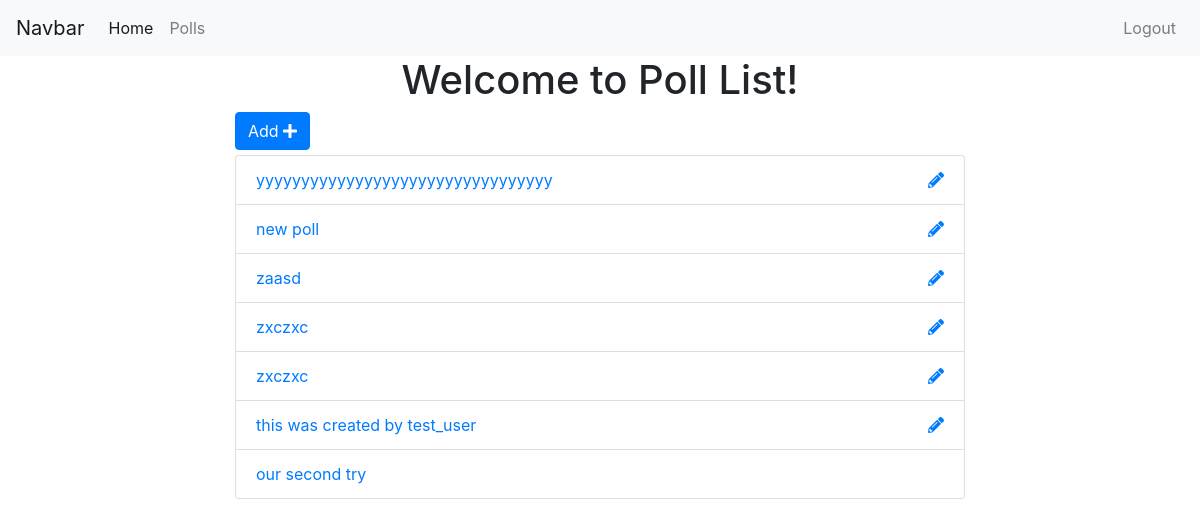
The app's page /polls/list/ (signed in) with its own data.
### polls/models.py (models this page shows, shortened)
class Poll(models.Model):
    owner = models.ForeignKey(User, on_delete=models.CASCADE, default=1)
    text = models.CharField(max_length=255)
    pub_date = models.DateField()
    def __str__(self):
        return self.text

### polls/views.py (the view)
# urls.py: path('list/', views.polls_list, name="list"),
@login_required
def polls_list(request):
    polls = Poll.objects.all()
    context = {'polls': polls}
    return render(request, 'polls/polls_list.html', context)

### polls/templates/polls/polls_list.html (shortened to what this page needs)
{% extends 'base.html' %}
{% block content %}
<div class="container">
  <h1 class='text-center'>Welcome to Poll List!</h1>
  <div class="row">
    <div class="col-sm-8 offset-sm-2">
      <a href="{% url 'polls:add' %}" class="btn btn-primary" style="margin-bottom: 5px">Add <i class="fas fa-plus"></i> </a>
      <ul class="list-group">
        {% for poll in polls %}
        <li class="list-group-item">
          <a href="{% url 'polls:detail' poll.id %}">{{ poll }}</a>
          {% if request.user == poll.owner %}
            <a href="{% url 'polls:edit_poll' poll.id %}" class='float-right'><i class="fas fa-pencil-alt"></i></a>
          {% endif %}
        </li>
        {% endfor %}
      </ul>
    </div>
  </div>
</div>
{% endblock %}

### records on screen
Poll: text "yyyyyyyyyyyyyyyyyyyyyyyyyyyyyyyyy"
Poll: text "new poll"
Poll: text "zaasd"
Poll: text "zxczxc"
Poll: text "zxczxc"
Poll: text "this was created by test_user"
Poll: text "our second try"
